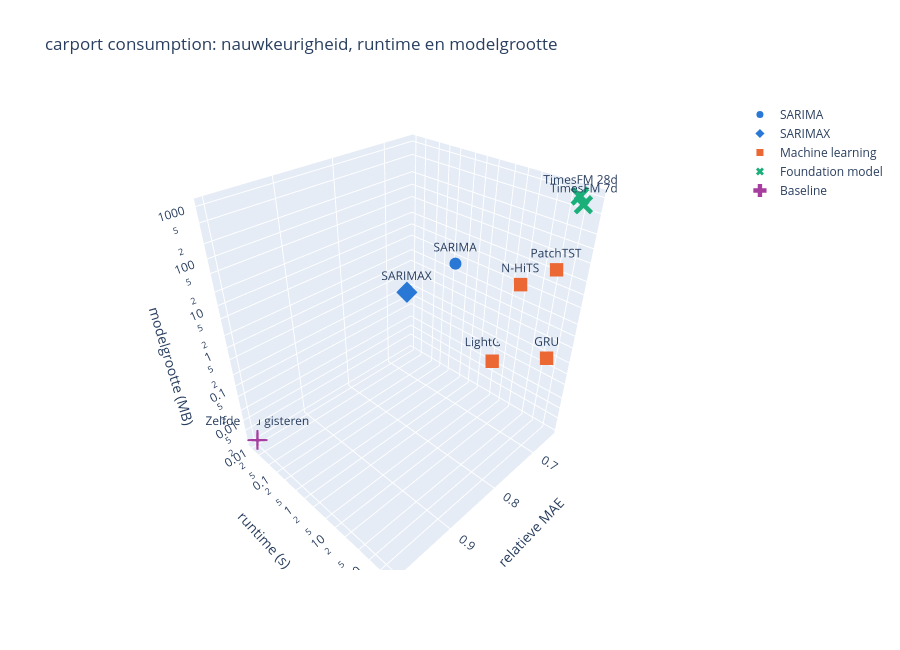
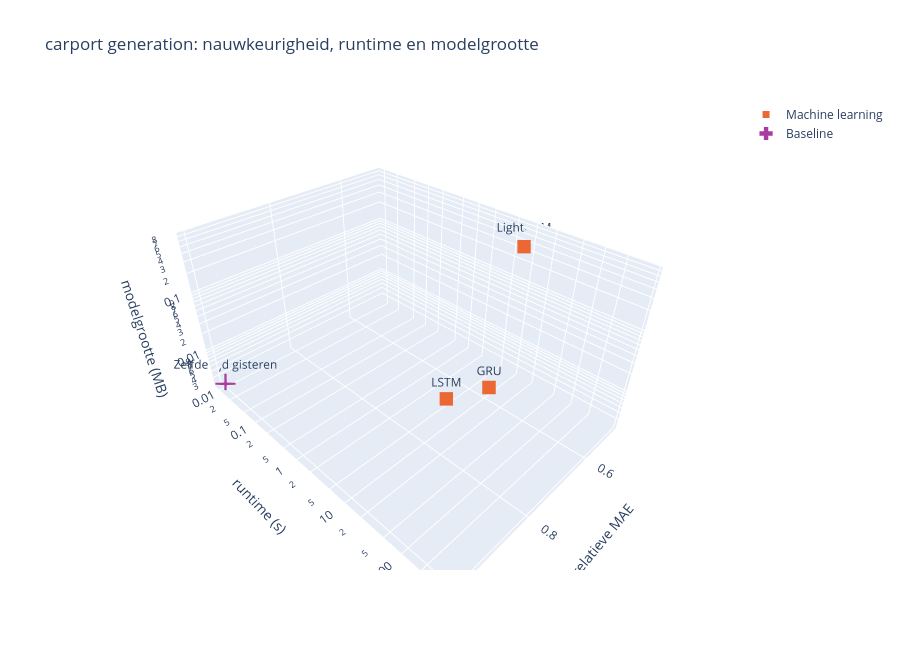

The notebook cell saved with these charts, in order:
### Markdown cell above
### 5. 3D-grafiek (interactief)
---
- Draaien met de muis, waarden zien door over een punt te bewegen
- Runtime en modelgrootte op logschaal, omdat ze een factor 1000+ verschillen
- Beste hoek: laag op alle drie de assen

### Code cell
def plot_3d(target):
    data = modellen[(modellen["target"] == target) & modellen["modelgrootte (MB)"].notna()]
    if data.empty:
        print(f"{target}: nog geen modelgrootte beschikbaar")
        return
    fig = px.scatter_3d(
        data, x=MAE_KOLOM, y="runtime (s)", z="modelgrootte (MB)",
        color="groep", symbol="groep", text="label",
        color_discrete_map={k: v["kleur"] for k, v in GROEPEN.items()},
        symbol_map={k: v["symbool"] for k, v in GROEPEN.items()},
        log_y=True, log_z=True,
        hover_data={"MAE": ":.0f", "testperiode": True, "runtime (s)": ":.1f", "modelgrootte (MB)": ":.3f"},
        title=f"{LOCATIE} {target}: nauwkeurigheid, runtime en modelgrootte",
    )
    fig.update_traces(marker=dict(size=7))
    fig.for_each_trace(lambda t: t.update(marker=dict(size=11)) if t.name == "Baseline" else None)
    fig.update_layout(height=650, legend_title_text="")
    fig.show()

plot_3d("consumption")
plot_3d("generation")

### Figure 1 — Plotly figure (JSON) as saved in the notebook; plotly's stock layout.template omitted (floating-point values rounded to 4 significant figures)
{"data": [{"customdata": [[1851.0, "2026-03-18 t/m 2026-04-13"]], "hovertemplate": "groep=SARIMA<br>relatieve MAE=%{x}<br>runtime (s)=%{y:.1f}<br>modelgrootte (MB)=%{z:.3f}<br>label=%{text}<br>MAE=%{customdata[0]:.0f}<br>testperiode=%{customdata[1]}<extra></extra>", "legendgroup": "SARIMA", "marker": {"color": "#2a78d6", "size": 7, "symbol": "circle"}, "mode": "markers+text", "name": "SARIMA", "scene": "scene", "showlegend": true, "text": ["SARIMA"], "type": "scatter3d", "x": [0.824], "y": [30.1], "z": [180.1]}, {"customdata": [[2048.0, "2026-03-18 t/m 2026-04-13"]], "hovertemplate": "groep=SARIMAX<br>relatieve MAE=%{x}<br>runtime (s)=%{y:.1f}<br>modelgrootte (MB)=%{z:.3f}<br>label=%{text}<br>MAE=%{customdata[0]:.0f}<br>testperiode=%{customdata[1]}<extra></extra>", "legendgroup": "SARIMAX", "marker": {"color": "#2a78d6", "size": 7, "symbol": "diamond"}, "mode": "markers+text", "name": "SARIMAX", "scene": "scene", "showlegend": true, "text": ["SARIMAX"], "type": "scatter3d", "x": [0.9114], "y": [36.1], "z": [180.3]}, {"customdata": [[1584.0, "2026-01-07 t/m 2026-09-02"], [1747.0, "2026-01-07 t/m 2026-09-02"], [1619.0, "2026-01-07 t/m 2026-09-02"], [1594.0, "2026-01-07 t/m 2026-09-02"]], "hovertemplate": "groep=Machine learning<br>relatieve MAE=%{x}<br>runtime (s)=%{y:.1f}<br>modelgrootte (MB)=%{z:.3f}<br>label=%{text}<br>MAE=%{customdata[0]:.0f}<br>testperiode=%{customdata[1]}<extra></extra>", "legendgroup": "Machine learning", "marker": {"color": "#eb6834", "size": 7, "symbol": "square"}, "mode": "markers+text", "name": "Machine learning", "scene": "scene", "showlegend": true, "text": ["LightGBM", "N-HiTS", "PatchTST", "GRU"], "type": "scatter3d", "x": [0.6584, 0.7264, 0.6731, 0.6655], "y": [7.1, 85.6, 159.4, 187.4], "z": [0.034, 29.24, 38.84, 0.282]}, {"customdata": [[1615.0, "2026-01-07 t/m 2026-09-02"], [1563.0, "2026-01-07 t/m 2026-09-02"]], "hovertemplate": "groep=Foundation model<br>relatieve MAE=%{x}<br>runtime (s)=%{y:.1f}<br>modelgrootte (MB)=%{z:.3f}<br>label=%{text}<br>MAE=%{customdata[0]:.0f}<br>testperiode=%{customdata[1]}<extra></extra>", "legendgroup": "Foundation model", "marker": {"color": "#1baf7a", "size": 7, "symbol": "x"}, "mode": "markers+text", "name": "Foundation model", "scene": "scene", "showlegend": true, "text": ["TimesFM 7d", "TimesFM 28d"], "type": "scatter3d", "x": [0.6717, 0.6499], "y": [303.9, 171.0], "z": [925.2, 925.2]}, {"customdata": [[2405.0, "2026-01-07 t/m 2026-09-02"]], "hovertemplate": "groep=Baseline<br>relatieve MAE=%{x}<br>runtime (s)=%{y:.1f}<br>modelgrootte (MB)=%{z:.3f}<br>label=%{text}<br>MAE=%{customdata[0]:.0f}<br>testperiode=%{customdata[1]}<extra></extra>", "legendgroup": "Baseline", "marker": {"color": "#a63d9f", "size": 11, "symbol": "cross"}, "mode": "markers+text", "name": "Baseline", "scene": "scene", "showlegend": true, "text": ["Zelfde tijd gisteren"], "type": "scatter3d", "x": [1.0], "y": [0.0107], "z": [0.0024]}], "layout": {"height": 650, "legend": {"title": {"text": ""}, "tracegroupgap": 0}, "scene": {"domain": {"x": [0, 1], "y": [0, 1]}, "xaxis": {"title": {"text": "relatieve MAE"}}, "yaxis": {"title": {"text": "runtime (s)"}, "type": "log"}, "zaxis": {"title": {"text": "modelgrootte (MB)"}, "type": "log"}}, "title": {"text": "carport consumption: nauwkeurigheid, runtime en modelgrootte"}}}

### Figure 2 — Plotly figure (JSON) as saved in the notebook; plotly's stock layout.template omitted (floating-point values rounded to 4 significant figures)
{"data": [{"customdata": [[1640.0, "2026-01-08 t/m 2026-09-02"], [2792.0, "2026-01-08 t/m 2026-09-02"], [3134.0, "2026-01-08 t/m 2026-09-02"]], "hovertemplate": "groep=Machine learning<br>relatieve MAE=%{x}<br>runtime (s)=%{y:.1f}<br>modelgrootte (MB)=%{z:.3f}<br>label=%{text}<br>MAE=%{customdata[0]:.0f}<br>testperiode=%{customdata[1]}<extra></extra>", "legendgroup": "Machine learning", "marker": {"color": "#eb6834", "size": 7, "symbol": "square"}, "mode": "markers+text", "name": "Machine learning", "scene": "scene", "showlegend": true, "text": ["LightGBM", "GRU", "LSTM"], "type": "scatter3d", "x": [0.4931, 0.9396, 0.9492], "y": [7.9, 387.2, 146.8], "z": [0.362, 0.682, 0.3]}, {"customdata": [[3326, "2026-01-08 t/m 2026-09-02"]], "hovertemplate": "groep=Baseline<br>relatieve MAE=%{x}<br>runtime (s)=%{y:.1f}<br>modelgrootte (MB)=%{z:.3f}<br>label=%{text}<br>MAE=%{customdata[0]:.0f}<br>testperiode=%{customdata[1]}<extra></extra>", "legendgroup": "Baseline", "marker": {"color": "#a63d9f", "size": 11, "symbol": "cross"}, "mode": "markers+text", "name": "Baseline", "scene": "scene", "showlegend": true, "text": ["Zelfde tijd gisteren"], "type": "scatter3d", "x": [1.0], "y": [0.0101], "z": [0.0024]}], "layout": {"height": 650, "legend": {"title": {"text": ""}, "tracegroupgap": 0}, "scene": {"domain": {"x": [0, 1], "y": [0, 1]}, "xaxis": {"title": {"text": "relatieve MAE"}}, "yaxis": {"title": {"text": "runtime (s)"}, "type": "log"}, "zaxis": {"title": {"text": "modelgrootte (MB)"}, "type": "log"}}, "title": {"text": "carport generation: nauwkeurigheid, runtime en modelgrootte"}}}
